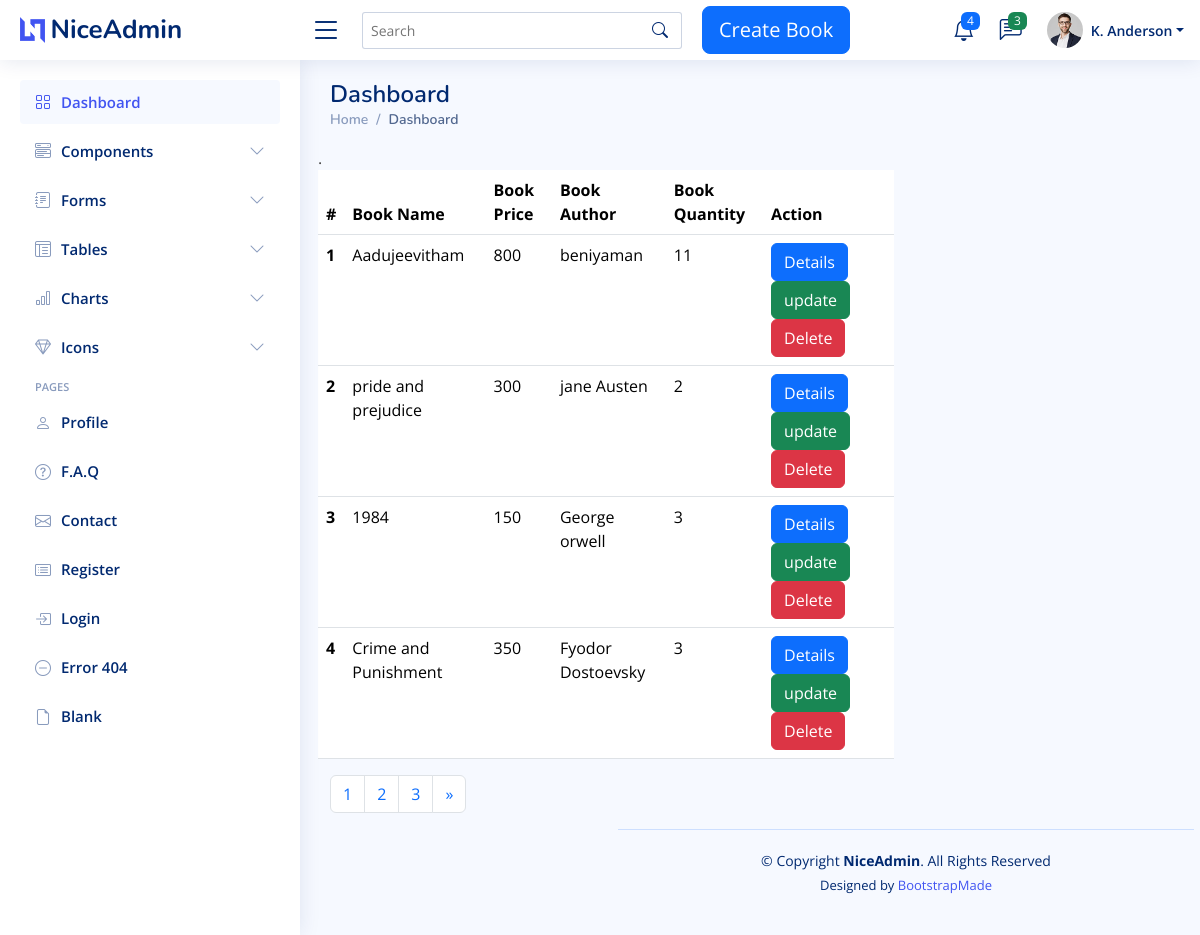
The page / on the database its author committed.
### bookapp/models.py (models this page shows, shortened)
class Book(models.Model):
    title= models.CharField(max_length=200,null=True)
    price= models.IntegerField(null=True)
    image=models.ImageField(upload_to='book_media')
    quantity= models.IntegerField(null=True)
    author = models.ForeignKey(Author,on_delete=models.CASCADE)

class Author(models.Model):
    name = models.CharField(max_length=200,null=True)
    def __str__(self):
        return '{}'.format(self.name)

### bookapp/views.py (the view)
# urls.py: path('',views.listbook,name='booklist'),
def listbook(request):
    books = Book.objects.all()
    paginator = Paginator(books,4)
    page_number=request.GET.get('page')
    try:
        page = paginator.get_page(page_number)
    except EmptyPage:
        page = paginator.page(page_number.num_pages)
    return render(request,'admin/listbook.html',{'books':books,'page':page})

### templates/admin/listbook.html (shortened to what this page needs)
{% extends 'admin/base.html' %}
{% load static %}
{% block content %}
<table class="table">
    <thead>
    <tr>
        <th scope="col">#</th>
        <th scope="col">Book Name</th>
        <th scope="col">Book Price</th>
        <th scope="col">Book Author</th>
        <th scope="col">Book Quantity</th>
        <th scope="col">Action</th>
    </tr>
    </thead>
    <tbody>.
     {% for book in page %}
    <tr>
        <th scope="row">{{ forloop.counter }}</th>
        <td>{{ book.title }}</td>
        <td>{{ book.price }}</td>
        <td>{{ book.author }}</td>
        <td>{{ book.quantity }}</td>
        <td><a href="{% url 'details' book.id %}" class="btn btn-primary">Details</a>
            <a href="{% url 'update' book.id %}" class="btn btn-success">update</a>
            <a href="{% url 'delete' book.id %}" class="btn btn-danger">Delete</a></td>
    </tr>
     {% endfor %}
    </tbody>
</table>
<nav aria-label="Page navigation example">
  <ul class="pagination">
      {% for num in page.paginator.page_range %}
    <li class="page-item {% if page.number == num %} activate{% endif %}">
        <a class="page-link" href="?page={{ num }}">{{ num }}</a>
    </li>
      {% endfor %}
      {% if page.has_next %}
    <li class="page-item">
      <a class="page-link" href="?page={{ page.next_page_number }}" aria-label="Next">
        <span aria-hidden="true">&raquo;</span>
      </a>
    </li>
      {% endif %}
  </ul>
</nav>
{% endblock %}

### templates/admin/base.html (shortened to what this page needs)
<!DOCTYPE html>
{% load static %}
<html lang="en">
<head>
  <link href="{% static 'assets/vendor/bootstrap/css/bootstrap.min.css' %}" rel="stylesheet">
  <link href="{% static 'assets/vendor/bootstrap-icons/bootstrap-icons.css' %}" rel="stylesheet">
  <link href="{% static 'assets/vendor/boxicons/css/boxicons.min.css' %}" rel="stylesheet">
  <link href="{% static 'assets/vendor/quill/quill.snow.css' %}" rel="stylesheet">
  <link href="{% static 'assets/vendor/quill/quill.bubble.css' %}" rel="stylesheet">
  <link href="{% static 'assets/vendor/remixicon/remixicon.css' %}" rel="stylesheet">
  <link href="{% static 'assets/vendor/simple-datatables/style.css' %}" rel="stylesheet">
  <link href="{% static 'assets/css/style.css' %}" rel="stylesheet">
</head>
<body>
  <header id="header" class="header fixed-top d-flex align-items-center">
    <div class="d-flex align-items-center justify-content-between">
      <a href="index.html" class="logo d-flex align-items-center">
        <img src="{% static 'assets/img/logo.png' %}" alt="">
        <span class="d-none d-lg-block">NiceAdmin</span>
      </a>
      <i class="bi bi-list toggle-sidebar-btn"></i>
    </div>
    <div class="search-bar">
      <form class="search-form d-flex align-items-center" method= "GET" action="{% url 'search' %}">
        <input type="text" name="q" placeholder="Search" title="search books or author">
        <button type="submit" title="Search"><i class="bi bi-search"></i></button>
      </form>
    </div>
    <div class="containaer">
      <a href="{% url 'CreateBook' %}" class="btn btn-primary btn-lg">Create Book</a>
    </div>
    <nav class="header-nav ms-auto">
      <ul class="d-flex align-items-center">
        <li class="nav-item dropdown">
          <a class="nav-link nav-icon" href="#" data-bs-toggle="dropdown">
            <i class="bi bi-bell"></i>
            <span class="badge bg-primary badge-number">4</span>
          </a>
        </li>
        <li class="nav-item dropdown">
          <a class="nav-link nav-icon" href="#" data-bs-toggle="dropdown">
            <i class="bi bi-chat-left-text"></i>
            <span class="badge bg-success badge-number">3</span>
          </a>
        </li>
        <li class="nav-item dropdown pe-3">
          <a class="nav-link nav-profile d-flex align-items-center pe-0" href="#" data-bs-toggle="dropdown">
            <img src="{% static 'assets/img/profile-img.jpg' %}" alt="Profile" class="rounded-circle">
            <span class="d-none d-md-block dropdown-toggle ps-2">K. Anderson</span>
          </a>
        </li>
      </ul>
    </nav>
  </header>
  <aside id="sidebar" class="sidebar">
    <ul class="sidebar-nav" id="sidebar-nav">
      <li class="nav-item">
        <a class="nav-link " href="{% url 'booklist'%}">
          <i class="bi bi-grid"></i>
          <span>Dashboard</span>
        </a>
      </li>
      <li class="nav-item">
        <a class="nav-link collapsed" data-bs-target="#components-nav" data-bs-toggle="collapse" href="#">
          <i class="bi bi-menu-button-wide"></i><span>Components</span><i class="bi bi-chevron-down ms-auto"></i>
        </a>
      </li>
      <li class="nav-item">
        <a class="nav-link collapsed" data-bs-target="#forms-nav" data-bs-toggle="collapse" href="#">
          <i class="bi bi-journal-text"></i><span>Forms</span><i class="bi bi-chevron-down ms-auto"></i>
        </a>
      </li>
      <li class="nav-item">
        <a class="nav-link collapsed" data-bs-target="#tables-nav" data-bs-toggle="collapse" href="#">
          <i class="bi bi-layout-text-window-reverse"></i><span>Tables</span><i class="bi bi-chevron-down ms-auto"></i>
        </a>
      </li>
      <li class="nav-item">
        <a class="nav-link collapsed" data-bs-target="#charts-nav" data-bs-toggle="collapse" href="#">
          <i class="bi bi-bar-chart"></i><span>Charts</span><i class="bi bi-chevron-down ms-auto"></i>
        </a>
      </li>
      <li class="nav-item">
        <a class="nav-link collapsed" data-bs-target="#icons-nav" data-bs-toggle="collapse" href="#">
          <i class="bi bi-gem"></i><span>Icons</span><i class="bi bi-chevron-down ms-auto"></i>
        </a>
      </li>
      <li class="nav-heading">Pages</li>
      <li class="nav-item">
        <a class="nav-link collapsed" href="users-profile.html">
          <i class="bi bi-person"></i>
          <span>Profile</span>
        </a>
      </li>
      <li class="nav-item">
        <a class="nav-link collapsed" href="pages-faq.html">
          <i class="bi bi-question-circle"></i>
          <span>F.A.Q</span>
        </a>
      </li>
      <li class="nav-item">
        <a class="nav-link collapsed" href="pages-contact.html">
          <i class="bi bi-envelope"></i>
          <span>Contact</span>
        </a>
      </li>
      <li class="nav-item">
        <a class="nav-link collapsed" href="pages-register.html">
          <i class="bi bi-card-list"></i>
          <span>Register</span>
        </a>
      </li>
      <li class="nav-item">
        <a class="nav-link collapsed" href="pages-login.html">
          <i class="bi bi-box-arrow-in-right"></i>
          <span>Login</span>
        </a>
      </li>
      <li class="nav-item">
        <a class="nav-link collapsed" href="pages-error-404.html">
          <i class="bi bi-dash-circle"></i>
          <span>Error 404</span>
        </a>
      </li>
      <li class="nav-item">
        <a class="nav-link collapsed" href="pages-blank.html">
          <i class="bi bi-file-earmark"></i>
          <span>Blank</span>
        </a>
      </li>
    </ul>
  </aside>
  <main id="main" class="main">
    <div class="pagetitle">
      <h1>Dashboard</h1>
      <nav>
        <ol class="breadcrumb">
          <li class="breadcrumb-item"><a href="index.html">Home</a></li>
          <li class="breadcrumb-item active">Dashboard</li>
        </ol>
      </nav>
    </div>
    <section class="section dashboard">
      <div class="row">
        <div class="col-lg-8">
          <div class="row">
{% block content %}
{% endblock %}
  <footer id="footer" class="footer">
    <div class="copyright">
      &copy; Copyright <strong><span>NiceAdmin</span></strong>. All Rights Reserved
    </div>
    <div class="credits">
      Designed by <a href="https://bootstrapmade.com/">BootstrapMade</a>
    </div>
  </footer>
</body>
</html>

### static/assets/css/style.css (style rules this page uses)
:root { scroll-behavior: smooth; }
body { font-family: "Open Sans", sans-serif; background: #f6f9ff; color: #444444; }
a { color: #4154f1; text-decoration: none; }
h1, h2, h3, h4, h5, h6 { font-family: "Nunito", sans-serif; }
#main { margin-top: 60px; padding: 20px 30px; transition: all 0.3s; }
.pagetitle { margin-bottom: 10px; }
.pagetitle h1 { font-size: 24px; margin-bottom: 0; font-weight: 600; color: #012970; }
.breadcrumb { font-size: 14px; font-family: "Nunito", sans-serif; color: #899bbd; font-weight: 600; }
.breadcrumb a { color: #899bbd; transition: 0.3s; }
.breadcrumb .breadcrumb-item::before { color: #899bbd; }
.breadcrumb .active { color: #51678f; font-weight: 600; }
.logo { line-height: 1; }
@media (min-width: 1200px) { .logo { width: 280px; } }
.logo img { max-height: 26px; margin-right: 6px; }
.logo span { font-size: 26px; font-weight: 700; color: #012970; font-family: "Nunito", sans-serif; }
.header { transition: all 0.5s; z-index: 997; height: 60px; box-shadow: 0px 2px 20px rgba(1, 41, 112, 0.1); background-color: #fff; padding-left: 20px; }
.header .toggle-sidebar-btn { font-size: 32px; padding-left: 10px; cursor: pointer; color: #012970; }
.header .search-bar { min-width: 360px; padding: 0 20px; }
.header .search-form { width: 100%; }
.header .search-form input { border: 0; font-size: 14px; color: #012970; border: 1px solid rgba(1, 41, 112, 0.2); padding: 7px 38px 7px 8px; border-radius: 3px; transition: 0.3s; width: 100%; }
.header .search-form button { border: 0; padding: 0; margin-left: -30px; background: none; }
.header .search-form button i { color: #012970; }
.header-nav ul { list-style: none; }
.header-nav>ul { margin: 0; padding: 0; }
.header-nav .nav-icon { font-size: 22px; color: #012970; margin-right: 25px; position: relative; }
.header-nav .nav-profile { color: #012970; }
.header-nav .nav-profile img { max-height: 36px; }
.header-nav .nav-profile span { font-size: 14px; font-weight: 600; }
.header-nav .badge-number { position: absolute; inset: -2px -5px auto auto; font-weight: normal; font-size: 12px; padding: 3px 6px; }
.sidebar { position: fixed; top: 60px; left: 0; bottom: 0; width: 300px; z-index: 996; transition: all 0.3s; padding: 20px; overflow-y: auto; scrollbar-width: thin; scrollbar-color: #aab7cf transparent; box-shadow: 0px 0px 20px rgba(1, 41, 112, 0.1); background-color: #fff; }
@media (min-width: 1200px) { #main, #footer { margin-left: 300px; } }
.sidebar-nav { padding: 0; margin: 0; list-style: none; }
.sidebar-nav li { padding: 0; margin: 0; list-style: none; }
.sidebar-nav .nav-item { margin-bottom: 5px; }
.sidebar-nav .nav-heading { font-size: 11px; text-transform: uppercase; color: #899bbd; font-weight: 600; margin: 10px 0 5px 15px; }
.sidebar-nav .nav-link { display: flex; align-items: center; font-size: 15px; font-weight: 600; color: #4154f1; transition: 0.3; background: #f6f9ff; padding: 10px 15px; border-radius: 4px; }
.sidebar-nav .nav-link i { font-size: 16px; margin-right: 10px; color: #4154f1; }
.sidebar-nav .nav-link.collapsed { color: #012970; background: #fff; }
.sidebar-nav .nav-link.collapsed i { color: #899bbd; }
.sidebar-nav .nav-link .bi-chevron-down { margin-right: 0; transition: transform 0.2s ease-in-out; }
.footer { padding: 20px 0; font-size: 14px; transition: all 0.3s; border-top: 1px solid #cddfff; }
.footer .copyright { text-align: center; color: #012970; }
.footer .credits { padding-top: 5px; text-align: center; font-size: 13px; color: #012970; }

### rows shown on the page
Book: title "Aadujeevitham", price "800", author "beniyaman", quantity "11"
Book: title "pride and prejudice", price "300", author "jane Austen", quantity "2"
Book: title "1984", price "150", author "George orwell", quantity "3"
Book: title "Crime and Punishment", price "350", author "Fyodor Dostoevsky", quantity "3"

### other values the page prints
{{ num }} "1" "2" "3"
